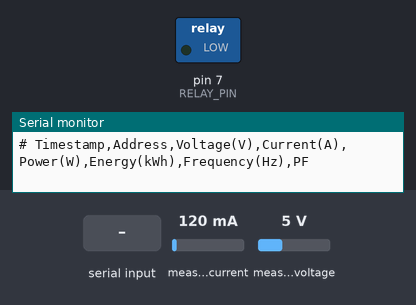
A sketch run on a simulated Arduino Uno, built with avr-gcc and run on an emulated ATmega328P. Shown: switched loads named in the sketch (green lamp = pin HIGH), the last lines printed to the serial monitor. The inputs (shaded band) are chosen by the test bench; at power-on: measured current 120 mA, measured voltage 5 V.

Above: at 2.7 s.
2.8 s: "O90\n" received over Serial
At 3.4 s:
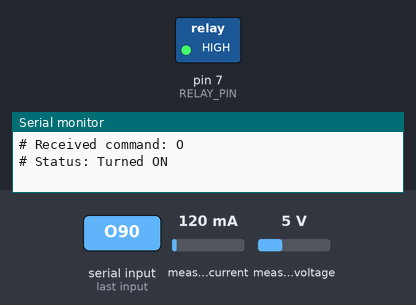
7.3 s: byte 70 ('F') received over Serial
At 7.6 s:
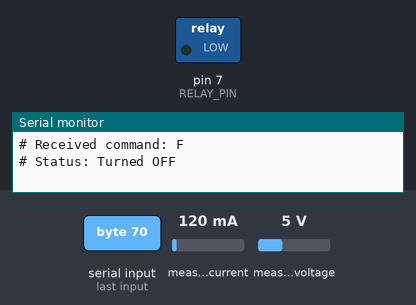
Timing chart, 0 to 10.3 s (numbered marks = the images above; inputs shaded):
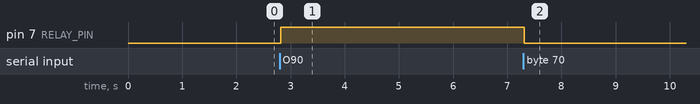

Measured:
- after the input at 2.8 s, pin 7 (RELAY_PIN): LOW → HIGH at once
- after the input at 7.3 s, pin 7 (RELAY_PIN): HIGH → LOW at once

The sketch:

PZEMSoftwareSerial.ino
```cpp
#include <PZEM004Tv30.h>
#include <SoftwareSerial.h>
#include <TimeLib.h>

// --- Configuration ---
#if defined(ESP32)
    #error "SoftwareSerial is not supported on ESP32. Use HardwareSerial."
#else
    #define PZEM_RX_PIN 12 // Connect this to PZEM TX pin
    #define PZEM_TX_PIN 13 // Connect this to PZEM RX pin
    SoftwareSerial pzemSerial(PZEM_RX_PIN, PZEM_TX_PIN);
    PZEM004Tv30 pzem(pzemSerial);
#endif

#define RELAY_PIN 7

// Sampling interval (milliseconds)
const unsigned long SAMPLE_INTERVAL = 1000; // Send data every 1 second when ON
unsigned long lastSampleTime = 0;

// State variable
bool bulbOn = false;

// --- Function Prototypes ---
void turnBulbOn();
void turnBulbOff();
void processSerialCommands();
void logMeasurements();
String getTimestamp();
time_t compileTime();
void printHeader();

// --- Setup ---
void setup() {
    Serial.begin(115200);
    delay(1500);

    Serial.println("PZEM004T Logger with Relay Control Initializing (Active-HIGH on D7)...");

    pinMode(RELAY_PIN, OUTPUT);

    digitalWrite(RELAY_PIN, LOW);
    bulbOn = false;
    Serial.println("Relay Pin (D7) configured. Initial state: OFF");

    // Test PZEM communication
    uint8_t address = pzem.readAddress();
    if (address == 0xFF || address == 0x00) {
         Serial.println("Error: Unable to communicate with PZEM module. Check wiring/address.");
    } else {
        Serial.print("PZEM module detected at address: 0x");
        Serial.println(address, HEX);
    }

    setTime(compileTime());
    Serial.println("Initial time set from compile time.");
    Serial.println("Ready. Waiting for commands ('O' = ON, 'F' = OFF)...");
    printHeader();
}

// --- Main Loop ---
void loop() {
    processSerialCommands();
    if (bulbOn && (millis() - lastSampleTime >= SAMPLE_INTERVAL)) {
        lastSampleTime = millis();
        logMeasurements();
    }
    delay(50);
}

// --- Functions ---

void printHeader() {
    Serial.println("# Timestamp,Address,Voltage(V),Current(A),Power(W),Energy(kWh),Frequency(Hz),PF");
}

void turnBulbOn() {
    if (!bulbOn) {
        digitalWrite(RELAY_PIN, HIGH);
        bulbOn = true;
        lastSampleTime = millis();
        Serial.println("# Status: Turned ON");
    } else {
        Serial.println("# Status: Already ON");
    }
}

void turnBulbOff() {
    if (bulbOn) {
        digitalWrite(RELAY_PIN, LOW);
        bulbOn = false;
        Serial.println("# Status: Turned OFF");
    } else {
        Serial.println("# Status: Already OFF");
    }
}

void processSerialCommands() {
    if (Serial.available() > 0) {
        char command = Serial.read();
        if (command == '\n' || command == '\r') { return; }
        Serial.print("# Received command: "); Serial.println(command);
        if (command == 'O' || command == 'o') { turnBulbOn(); }
        else if (command == 'F' || command == 'f') { turnBulbOff(); }
        else { Serial.print("# Error: Unknown command '"); Serial.print(command); Serial.println("'"); Serial.println("# Available commands: O (ON), F (OFF)"); }
        while(Serial.available() > 0) { Serial.read(); }
    }
}

void logMeasurements() {
    String timestamp = getTimestamp();
    uint8_t address = pzem.readAddress();
    float voltage = pzem.voltage();
    float current = pzem.current();
    float power = pzem.power();
    float energy = pzem.energy();
    float frequency = pzem.frequency();
    float pf = pzem.pf();
    if (isnan(voltage) || isnan(current) || isnan(power) || isnan(energy) || isnan(frequency) || isnan(pf) || address == 0xFF || address == 0x00) {
        Serial.println("# Error: Failed to read valid data from PZEM module.");
        return;
    }
    String dataString = timestamp; dataString += ",";
    char addrStr[4]; sprintf(addrStr, "%02X", address); dataString += addrStr; dataString += ",";
    dataString += String(voltage, 2); dataString += ",";
    dataString += String(current, 3); dataString += ",";
    dataString += String(power, 2); dataString += ",";
    dataString += String(energy, 5); dataString += ",";
    dataString += String(frequency, 1); dataString += ",";
    dataString += String(pf, 2);
    Serial.println(dataString);
}

String getTimestamp() {
    char buffer[20];
    sprintf(buffer, "%04d-%02d-%02d %02d:%02d:%02d", year(), month(), day(), hour(), minute(), second());
    return String(buffer);
}

time_t compileTime() {
    const char* dateStr = __DATE__; const char* timeStr = __TIME__;
    char monthStr[4]; int dayOfMonth, yearNum; sscanf(dateStr, "%s %d %d", monthStr, &dayOfMonth, &yearNum);
    int hourNum, minNum, secNum; sscanf(timeStr, "%d:%d:%d", &hourNum, &minNum, &secNum);
    const char* months[] = {"Jan", "Feb", "Mar", "Apr", "May", "Jun", "Jul", "Aug", "Sep", "Oct", "Nov", "Dec"};
    int monthNum = 0; for (int i = 0; i < 12; ++i) { if (strcmp(monthStr, months[i]) == 0) { monthNum = i + 1; break; } }
    tmElements_t tm; tm.Year = CalendarYrToTm(yearNum); tm.Month = monthNum; tm.Day = dayOfMonth;
    tm.Hour = hourNum; tm.Minute = minNum; tm.Second = secNum;
    return makeTime(tm);
}
```
